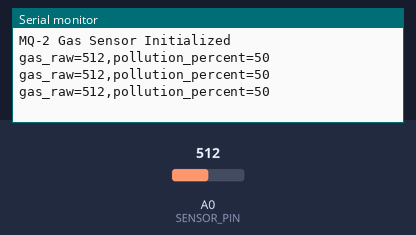
This sketch was run on a simulated Arduino Uno, built with avr-gcc and run on an emulated ATmega328P. Parts: the last lines printed to the serial monitor. The inputs (shaded band) are chosen by the test bench; at power-on: A0 (SENSOR_PIN) = 512.

Above: at 3.2 s.
3.3 s: A0 (SENSOR_PIN) set to 716
At 3.9 s:
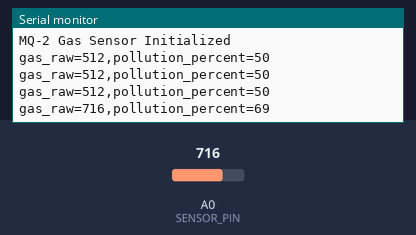
4.8 s: A0 (SENSOR_PIN) set to 900
At 5.4 s:
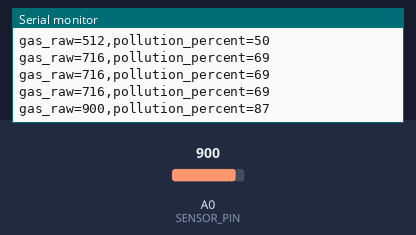
Timing chart, 0 to 7.8 s (numbered marks = the images above; inputs shaded):
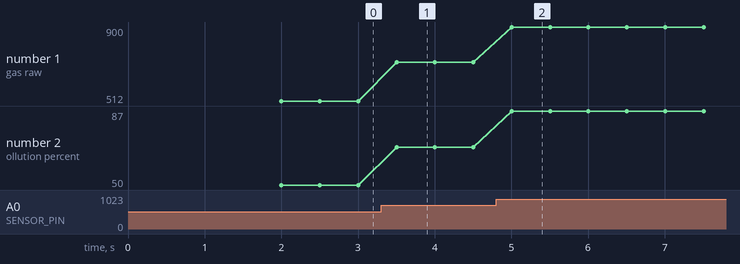

The sketch:

mq2_pollution.ino
```cpp
/*
 * MQ-2 Pollution Sensor for CanSat
 * Reads analog value from Pin A0 and sends it via Serial.
 *
 * Connections:
 *   VCC -> 5V (MQ-2 needs 5V normally, check your module)
 *   GND -> GND
 *   AO  -> A0 (Analog Output)
 */

#define SENSOR_PIN A0
#define READ_INTERVAL 500 // ms

void setup() {
  Serial.begin(115200);
  pinMode(SENSOR_PIN, INPUT);

  Serial.println("MQ-2 Gas Sensor Initialized");
  delay(2000); // Warmup
}

void loop() {
  int raw_value = analogRead(SENSOR_PIN);

  // Mapping raw value (0-1023) to a rough percentage (0-100)
  // Adjust MAX_VAL based on calibration in clean air vs gas
  int pollution_percent = map(raw_value, 0, 1023, 0, 100);

  Serial.print("gas_raw=");
  Serial.print(raw_value);
  Serial.print(",pollution_percent=");
  Serial.println(pollution_percent);

  delay(READ_INTERVAL);
}
```

Measured:
- after the input at 3.3 s, the serial monitor: prints a new line after 0.20 s (image 1)
- after the input at 4.8 s, the serial monitor: prints a new line after 0.20 s (image 2)
- plotted number 1: 512 → 716 after the input at 3.3 s, 716 → 900 after the input at 4.8 s
- plotted number 2: 50 → 69 after the input at 3.3 s, 69 → 87 after the input at 4.8 s
